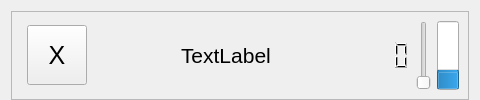
<?xml version="1.0" encoding="UTF-8"?>
<ui version="4.0">
 <class>ChannelWidget</class>
 <widget class="QWidget" name="ChannelWidget">
  <property name="geometry">
   <rect>
    <x>0</x>
    <y>0</y>
    <width>480</width>
    <height>100</height>
   </rect>
  </property>
  <property name="minimumSize">
   <size>
    <width>480</width>
    <height>100</height>
   </size>
  </property>
  <property name="maximumSize">
   <size>
    <width>16777215</width>
    <height>100</height>
   </size>
  </property>
  <property name="windowTitle">
   <string>Form</string>
  </property>
  <layout class="QHBoxLayout" name="horizontalLayout">
   <property name="bottomMargin">
    <number>0</number>
   </property>
   <item>
    <widget class="QFrame" name="frame">
     <property name="frameShape">
      <enum>QFrame::StyledPanel</enum>
     </property>
     <property name="frameShadow">
      <enum>QFrame::Raised</enum>
     </property>
     <layout class="QHBoxLayout" name="horizontalLayout_2">
      <property name="leftMargin">
       <number>15</number>
      </property>
      <item>
       <widget class="QPushButton" name="closeButton">
        <property name="enabled">
         <bool>true</bool>
        </property>
        <property name="minimumSize">
         <size>
          <width>60</width>
          <height>60</height>
         </size>
        </property>
        <property name="maximumSize">
         <size>
          <width>25</width>
          <height>16777215</height>
         </size>
        </property>
        <property name="font">
         <font>
          <pointsize>19</pointsize>
         </font>
        </property>
        <property name="text">
         <string>X</string>
        </property>
        <property name="checkable">
         <bool>false</bool>
        </property>
        <property name="flat">
         <bool>false</bool>
        </property>
       </widget>
      </item>
      <item>
       <spacer name="horizontalSpacer_2">
        <property name="orientation">
         <enum>Qt::Horizontal</enum>
        </property>
        <property name="sizeHint" stdset="0">
         <size>
          <width>40</width>
          <height>20</height>
         </size>
        </property>
       </spacer>
      </item>
      <item>
       <widget class="QLabel" name="label">
        <property name="font">
         <font>
          <pointsize>16</pointsize>
         </font>
        </property>
        <property name="text">
         <string>TextLabel</string>
        </property>
       </widget>
      </item>
      <item>
       <spacer name="horizontalSpacer">
        <property name="orientation">
         <enum>Qt::Horizontal</enum>
        </property>
        <property name="sizeHint" stdset="0">
         <size>
          <width>40</width>
          <height>20</height>
         </size>
        </property>
       </spacer>
      </item>
      <item>
       <widget class="QLCDNumber" name="volumeIndicator">
        <property name="frameShape">
         <enum>QFrame::NoFrame</enum>
        </property>
        <property name="digitCount">
         <number>3</number>
        </property>
       </widget>
      </item>
      <item>
       <widget class="QSlider" name="volumeSlider">
        <property name="orientation">
         <enum>Qt::Vertical</enum>
        </property>
       </widget>
      </item>
      <item>
       <widget class="QProgressBar" name="volumeBar">
        <property name="value">
         <number>24</number>
        </property>
        <property name="textVisible">
         <bool>false</bool>
        </property>
        <property name="orientation">
         <enum>Qt::Vertical</enum>
        </property>
        <property name="invertedAppearance">
         <bool>false</bool>
        </property>
       </widget>
      </item>
     </layout>
    </widget>
   </item>
  </layout>
 </widget>
 <resources/>
 <connections>
  <connection>
   <sender>closeButton</sender>
   <signal>clicked()</signal>
   <receiver>ChannelWidget</receiver>
   <slot>close()</slot>
   <hints>
    <hint type="sourcelabel">
     <x>503</x>
     <y>49</y>
    </hint>
    <hint type="destinationlabel">
     <x>266</x>
     <y>49</y>
    </hint>
   </hints>
  </connection>
 </connections>
</ui>
